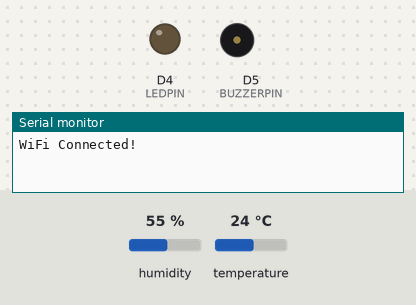
Simulated run of this sketch. Board: Arduino MKR. Shown: output pins drawn as LEDs (lit = HIGH), buzzer (waves = sounding), the last lines printed to the serial monitor. The inputs (shaded band) are chosen by the test bench; at power-on: temperature 24 °C, humidity 55 %. WiFi joins after 1.5 s; servers stay silent unless stated.

Above: at 2.7 s.
2.8 s: temperature set to 29 °C
17.3 s: temperature set to 32 °C
At 21.8 s:
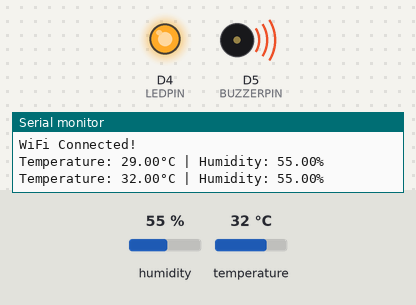
31.8 s: temperature set to 12 °C
At 39.4 s:
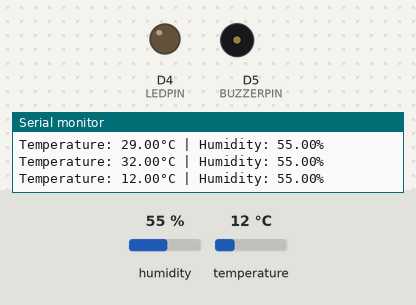
46.3 s: temperature set to 33 °C
At 57.0 s:
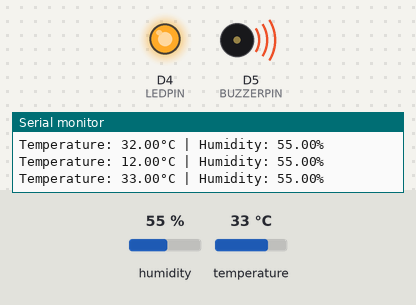
Timing chart, 0 to 58.5 s (numbered marks = the images above; inputs shaded):
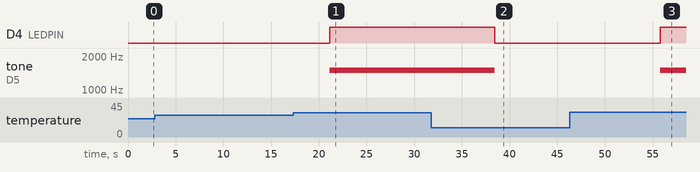

The sketch:

webhook.io.ino
```cpp
#include <DHT.h>
#include <WiFiNINA.h>
#include "ThingSpeak.h"

#define DHTPIN 2
#define DHTTYPE DHT11
#define LEDPIN 4
#define BUZZERPIN 5

DHT dht(DHTPIN, DHTTYPE);

char ssid[] = "ishat";
char pass[] = "ishat001";
WiFiClient client;

unsigned long channelID = 3025020;
const char *writeAPIKey = "1IVT1UW2UPGEITQ2";

void setup() {
  Serial.begin(9600);
  dht.begin();

  pinMode(LEDPIN, OUTPUT);
  pinMode(BUZZERPIN, OUTPUT);

  WiFi.begin(ssid, pass);
  while (WiFi.status() != WL_CONNECTED) {
    delay(1000);
    Serial.println("Connecting to WiFi...");
  }

  Serial.println("WiFi Connected!");
  ThingSpeak.begin(client);
}

void loop() {
  delay(2000);

  float temp = dht.readTemperature();
  float hum = dht.readHumidity();

  if (isnan(temp) || isnan(hum)) {
    Serial.println("Failed to read from DHT sensor!");
    return;
  }

  Serial.print("Temperature: ");
  Serial.print(temp);
  Serial.print("°C | Humidity: ");
  Serial.print(hum);
  Serial.println("%");

  // Send data to ThingSpeak
  ThingSpeak.setField(1, temp);
  ThingSpeak.setField(2, hum);
  ThingSpeak.writeFields(channelID, writeAPIKey);

  // Alarm logic based on temperature
  if (temp > 30) {
    digitalWrite(LEDPIN, HIGH);
    tone(BUZZERPIN, 1500);
  } else {
    digitalWrite(LEDPIN, LOW);
    noTone(BUZZERPIN);
  }

  delay(15000);
}
```

Measured:
- the behaviour switches between 30 and 31 °C on temperature (found by bisection; images 0 and 1)
- after the input at 17.3 s, D4 (LEDPIN): LOW → HIGH after 3.8 s; tone on D5 (BUZZERPIN): silent → 1500 Hz after 3.8 s
- after the input at 31.8 s, D4 (LEDPIN): HIGH → LOW after 6.7 s; tone on D5 (BUZZERPIN): 1500 Hz → silent after 6.7 s
- after the input at 46.3 s, D4 (LEDPIN): LOW → HIGH after 9.5 s; tone on D5 (BUZZERPIN): silent → 1500 Hz after 9.5 s
